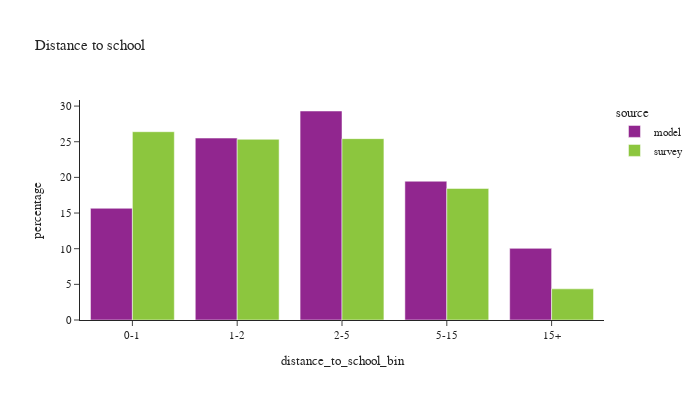

Here is the notebook cell this chart was saved with:
### Code cell
df_plot = df_students.loc[(~df_students['student_type'].isnull()) & (df_students['distance_to_school_bin'] != float('nan'))].groupby(['source','distance_to_school_bin',])['psexpfac'].sum().reset_index()
df_plot['percentage'] = df_plot.groupby(['source'], group_keys=False)['psexpfac']. \
    apply(lambda x: 100 * x / float(x.sum()))
# df_plot

df_plot_ct = df_students.loc[(~df_students['student_type'].isnull()) & (df_students['distance_to_school_bin'] != float('nan'))].groupby(['source','distance_to_school_bin'])['psexpfac'].count().reset_index().rename(columns={'psexpfac':'sample count'})
df_plot = df_plot.merge(df_plot_ct, on=['source','distance_to_school_bin'])


fig = px.bar(df_plot, x="distance_to_school_bin", y="percentage", color="source",barmode="group",
             hover_data=['sample count'],
             title="Distance to school")
fig.update_layout(height=400, width=700, font=dict(size=11))
fig.show()

### Figure 1 — Plotly figure (JSON) as saved in the notebook; plotly's stock layout.template omitted (floating-point values rounded to 4 significant figures)
{"data": [{"alignmentgroup": "True", "customdata": [[129063], [210203], [241463], [160331], [82760]], "hovertemplate": "source=model<br>distance_to_school_bin=%{x}<br>percentage=%{y}<br>sample count=%{customdata[0]}<extra></extra>", "legendgroup": "model", "marker": {"color": "#91268F", "pattern": {"shape": ""}}, "name": "model", "offsetgroup": "model", "orientation": "v", "showlegend": true, "textposition": "auto", "type": "bar", "x": ["0-1", "1-2", "2-5", "5-15", "15+"], "xaxis": "x", "y": [15.67, 25.52, 29.31, 19.46, 10.05], "yaxis": "y"}, {"alignmentgroup": "True", "customdata": [[226], [193], [240], [121], [32]], "hovertemplate": "source=survey<br>distance_to_school_bin=%{x}<br>percentage=%{y}<br>sample count=%{customdata[0]}<extra></extra>", "legendgroup": "survey", "marker": {"color": "#8CC63E", "pattern": {"shape": ""}}, "name": "survey", "offsetgroup": "survey", "orientation": "v", "showlegend": true, "textposition": "auto", "type": "bar", "x": ["0-1", "1-2", "2-5", "5-15", "15+"], "xaxis": "x", "y": [26.41, 25.34, 25.43, 18.45, 4.371], "yaxis": "y"}], "layout": {"barmode": "group", "font": {"size": 11}, "height": 400, "legend": {"title": {"text": "source"}, "tracegroupgap": 0}, "title": {"text": "Distance to school"}, "width": 700, "xaxis": {"anchor": "y", "domain": [0.0, 1.0], "title": {"text": "distance_to_school_bin"}}, "yaxis": {"anchor": "x", "domain": [0.0, 1.0], "title": {"text": "percentage"}}}}
